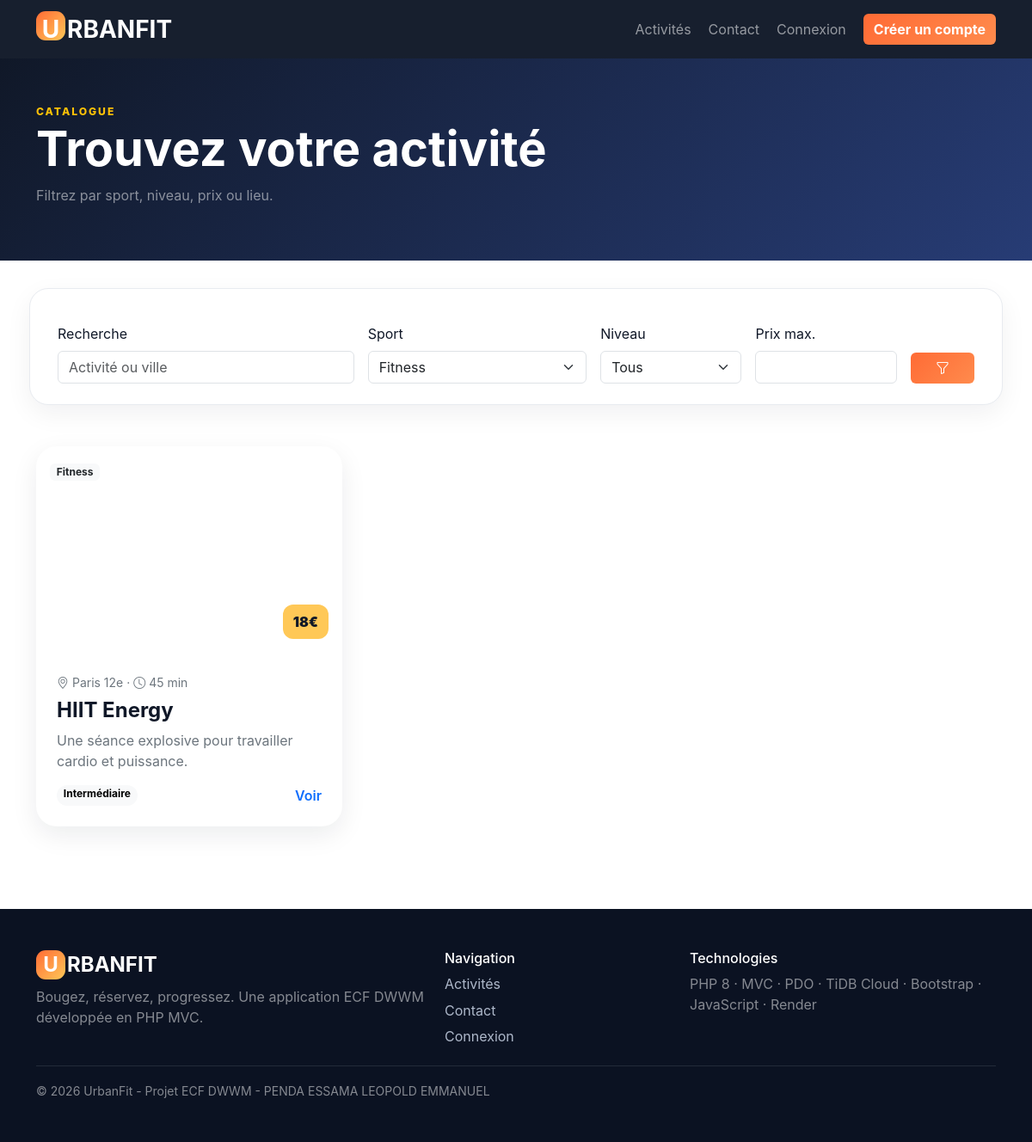
The app's page /activites?category=fitness with its own data.
### tables this page shows
CREATE TABLE activities(id INT AUTO_INCREMENT PRIMARY KEY,category_id INT NOT NULL,title VARCHAR(150) NOT NULL,short_description VARCHAR(255),description TEXT,level VARCHAR(40),duration_minutes INT NOT NULL,price DECIMAL(10,2) NOT NULL,image_url VARCHAR(500),location VARCHAR(150) DEFAULT 'Paris',featured TINYINT(1) DEFAULT 0,active TINYINT(1) DEFAULT 1,created_at TIMESTAMP DEFAULT CURRENT_TIMESTAMP,FOREIGN KEY(category_id) REFERENCES sport_categories(id));

CREATE TABLE sport_categories(id INT AUTO_INCREMENT PRIMARY KEY,name VARCHAR(80) NOT NULL,slug VARCHAR(80) UNIQUE NOT NULL,icon VARCHAR(50) DEFAULT 'bi-activity');

### app/config/config.php (called while the page is built, shortened)
<?php
function envv($k,$d=null){$v=getenv($k);return $v===false?$d:$v;}
function db(): PDO { static $pdo; if($pdo)return $pdo; $host=envv('DB_HOST','127.0.0.1');$port=envv('DB_PORT','3306');$name=envv('DB_NAME','urbanfit');
$dsn="mysql:host=$host;port=$port;dbname=$name;charset=utf8mb4";$opt=[PDO::ATTR_ERRMODE=>PDO::ERRMODE_EXCEPTION,PDO::ATTR_DEFAULT_FETCH_MODE=>PDO::FETCH_ASSOC,PDO::ATTR_EMULATE_PREPARES=>false];
$pdo=new PDO($dsn,envv('DB_USER','root'),envv('DB_PASS',''),$opt);return $pdo;}
function e($v){return htmlspecialchars((string)$v,ENT_QUOTES,'UTF-8');}
function view($name,$data=[]){extract($data);require __DIR__.'/../views/layouts/header.php';require __DIR__.'/../views/'.$name.'.php';require __DIR__.'/../views/layouts/footer.php';}

### app/controllers/ActivityController.php (called while the page is built)
<?php class ActivityController{function index(){require_once __DIR__.'/../models/Activity.php';$activities=Activity::all($_GET);$categories=Activity::categories();view('activities/index',compact('activities','categories'));}function show($id){require_once __DIR__.'/../models/Activity.php';require_once __DIR__.'/../models/Review.php';$activity=Activity::find($id);if(!$activity){http_response_code(404);die('Activité introuvable');}$sessions=Activity::sessions($id);$reviews=Review::approved($id);view('activities/show',compact('activity','sessions','reviews'));}}

### app/models/Activity.php (called while the page is built, shortened)
<?php class Activity{
public static function all($filters=[]){$sql="SELECT a.*,c.name category,c.slug category_slug,(SELECT MIN(s.starts_at) FROM sessions s WHERE s.activity_id=a.id AND s.starts_at>NOW()) next_session FROM activities a JOIN sport_categories c ON c.id=a.category_id WHERE a.active=1";$params=[];if(!empty($filters['category'])){$sql.=" AND c.slug=?";$params[]=$filters['category'];}if(!empty($filters['level'])){$sql.=" AND a.level=?";$params[]=$filters['level'];}if(!empty($filters['max_price'])){$sql.=" AND a.price<=?";$params[]=(float)$filters['max_price'];}if(!empty($filters['q'])){$sql.=" AND (a.title LIKE ? OR a.description LIKE ? OR a.location LIKE ?)";$q='%'.trim($filters['q']).'%';array_push($params,$q,$q,$q);}$sql.=" ORDER BY a.featured DESC,a.id DESC";$st=db()->prepare($sql);$st->execute($params);return $st->fetchAll();}
public static function categories(){return db()->query('SELECT * FROM sport_categories ORDER BY name')->fetchAll();}
}

### app/views/activities/index.php (the view)
<section class="page-hero"><div class="container py-5"><span class="eyebrow text-warning">CATALOGUE</span><h1 class="display-4 fw-bold text-white">Trouvez votre activité</h1><p class="text-white-50">Filtrez par sport, niveau, prix ou lieu.</p></div></section><main class="container py-5"><form class="filter-panel row g-3 mb-5"><div class="col-lg-4"><label class="form-label">Recherche</label><input class="form-control" name="q" value="<?=e($_GET['q']??'')?>" placeholder="Activité ou ville"></div><div class="col-md-4 col-lg-3"><label class="form-label">Sport</label><select class="form-select" name="category"><option value="">Tous</option><?php foreach($categories as $c): ?><option value="<?=e($c['slug'])?>" <?=($_GET['category']??'')===$c['slug']?'selected':''?>><?=e($c['name'])?></option><?php endforeach; ?></select></div><div class="col-md-4 col-lg-2"><label class="form-label">Niveau</label><select class="form-select" name="level"><option value="">Tous</option><?php foreach(['Débutant','Intermédiaire','Avancé'] as $l): ?><option <?=($_GET['level']??'')===$l?'selected':''?>><?=$l?></option><?php endforeach; ?></select></div><div class="col-md-4 col-lg-2"><label class="form-label">Prix max.</label><input type="number" class="form-control" name="max_price" value="<?=e($_GET['max_price']??'')?>" min="0"></div><div class="col-lg-1 d-flex align-items-end"><button class="btn btn-accent w-100"><i class="bi bi-funnel"></i></button></div></form><div class="row g-4"><?php foreach($activities as $a): ?><div class="col-md-6 col-lg-4"><article class="activity-card h-100"><div class="activity-img" style="background-image:url('<?=e($a['image_url'])?>')"><span class="badge bg-light text-dark"><?=e($a['category'])?></span><span class="price"><?=number_format($a['price'],0)?>€</span></div><div class="p-4"><div class="small text-secondary"><i class="bi bi-geo-alt"></i> <?=e($a['location'])?> · <i class="bi bi-clock"></i> <?=$a['duration_minutes']?> min</div><h2 class="h4 fw-bold mt-2"><?=e($a['title'])?></h2><p class="text-secondary"><?=e($a['short_description'])?></p><div class="d-flex justify-content-between"><span class="badge rounded-pill text-bg-light"><?=e($a['level'])?></span><a href="/activite/<?=$a['id']?>" class="stretched-link text-decoration-none fw-semibold">Voir</a></div></div></article></div><?php endforeach; ?><?php if(!$activities): ?><div class="col-12"><div class="empty-state"><i class="bi bi-search"></i><h3>Aucune activité</h3><p>Essayez de modifier vos filtres.</p></div></div><?php endif; ?></div></main>

### public/index.php (shortened to what this page needs)
<?php
session_start();require __DIR__.'/../app/config/config.php';
$path=parse_url($_SERVER['REQUEST_URI'],PHP_URL_PATH);$method=$_SERVER['REQUEST_METHOD'];
$routes=[
['GET','/',HomeController::class,'index'],['GET','/activites',ActivityController::class,'index'],['GET','/contact',HomeController::class,'contact'],['POST','/contact',HomeController::class,'contact'],
['GET','/login',AuthController::class,'login'],['POST','/login',AuthController::class,'login'],['GET','/register',AuthController::class,'register'],['POST','/register',AuthController::class,'register'],['GET','/logout',AuthController::class,'logout'],
['GET','/mes-reservations',UserController::class,'reservations'],['GET','/profil',UserController::class,'profile'],['POST','/profil',UserController::class,'profile'],['GET','/favoris',UserController::class,'favorites'],['POST','/favori',UserController::class,'favorite'],['POST','/reserver',UserController::class,'book'],['POST','/annuler',UserController::class,'cancel'],['POST','/avis',UserController::class,'review'],
['GET','/coach',CoachController::class,'dashboard'],['GET','/coach/activites',CoachController::class,'activities'],['POST','/coach/activites/save',CoachController::class,'saveActivity'],['POST','/coach/activites/toggle',CoachController::class,'toggleActivity'],['GET','/coach/seances',CoachController::class,'sessions'],['POST','/coach/seances/add',CoachController::class,'addSession'],['POST','/coach/seances/delete',CoachController::class,'deleteSession'],['GET','/coach/reservations',CoachController::class,'reservations'],['POST','/coach/reservations/status',CoachController::class,'reservationStatus'],['GET','/coach/avis',CoachController::class,'reviews'],['POST','/coach/avis/status',CoachController::class,'reviewStatus'],['GET','/coach/contacts',CoachController::class,'contacts'],['POST','/coach/contacts/processed',CoachController::class,'contactProcessed'],
['GET','/admin',AdminController::class,'dashboard'],['GET','/admin/equipe',AdminController::class,'staff'],['POST','/admin/equipe/create',AdminController::class,'createCoach'],['POST','/admin/equipe/toggle',AdminController::class,'toggleCoach']];
foreach($routes as [$verb,$url,$cls,$fn])if($method===$verb&&$path===$url){(new $cls)->$fn();exit;}

### public/assets/css/style.css (style rules this page uses)
:root { --ink:#101828;--accent:#ff6b35;--mint:#19c3b1;--yellow:#ffc857;--violet:#7c5cfc;--soft:#f5f7fb }
* { box-sizing:border-box }
body { font-family:Inter,system-ui,-apple-system,Segoe UI,sans-serif;color:var(--ink);background:#fff }
.btn-accent { background:linear-gradient(135deg,var(--accent),#ff8b4d);border:0;color:#fff;font-weight:700 }
.eyebrow { font-size:.76rem;letter-spacing:.16em;font-weight:800;color:var(--accent) }
.activity-card { position:relative;background:#fff;border-radius:24px;overflow:hidden;box-shadow:0 10px 30px rgba(16,24,40,.08);transition:.2s }
.activity-img { height:240px;background-size:cover;background-position:center;padding:16px;position:relative }
.activity-img .price { position:absolute;right:16px;bottom:16px;background:var(--yellow);padding:8px 12px;border-radius:12px;font-weight:900 }
.page-hero { background:linear-gradient(135deg,#101828,#273c75) }
.filter-panel,.form-card,.booking-box { background:#fff;border:1px solid #e8ebf0;border-radius:22px;padding:24px;box-shadow:0 10px 30px rgba(16,24,40,.06) }

### records on screen
activities: category.name "Fitness", price "18", location "Paris 12e", duration_minutes "45", title "HIIT Energy", short_description "Une séance explosive pour travailler cardio et puissance.", level "Intermédiaire"

### other values on screen
form field category "Fitness"
